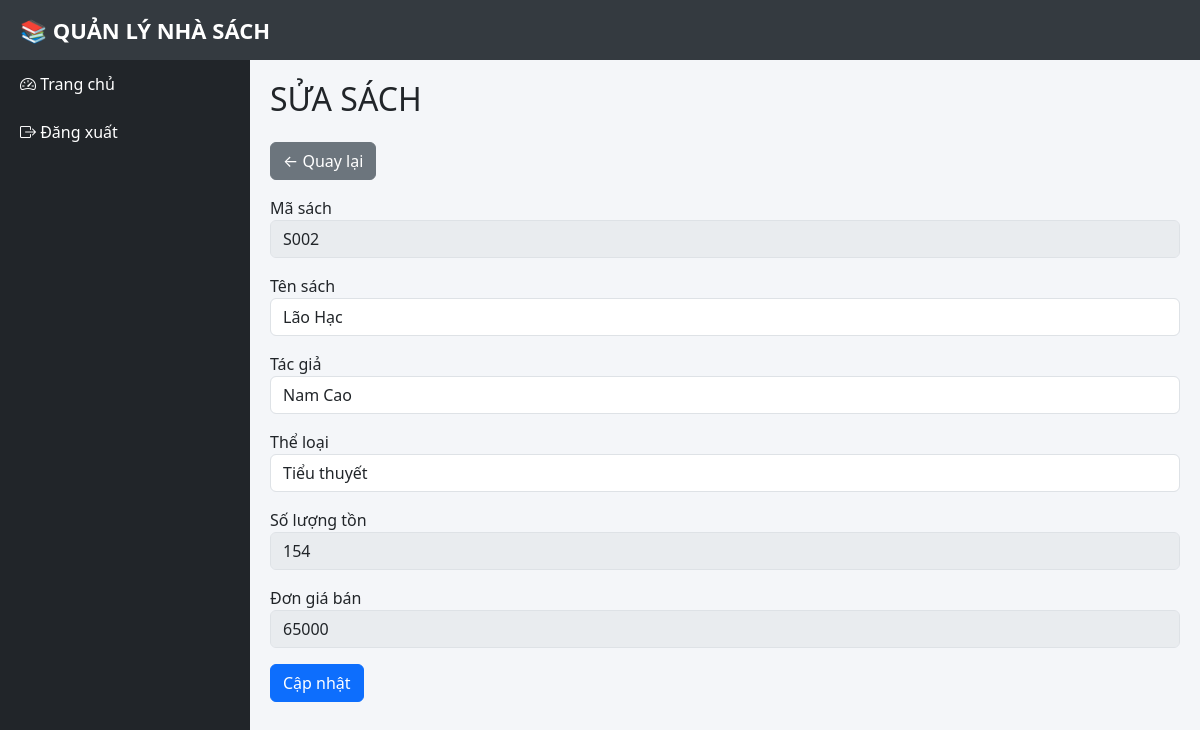
Screenshot of /sach/sua.php?id=S002 with the database file from the repository.
### tables this page shows
CREATE TABLE `sach` (
  `MaSach` varchar(20) NOT NULL,
  `TenSach` varchar(255) DEFAULT NULL,
  `MaTheLoai` varchar(20) DEFAULT NULL,
  `MaTacGia` varchar(20) DEFAULT NULL,
  `SoLuong` int(11) DEFAULT NULL,
  `DonGiaBan` int(11) DEFAULT NULL
);

CREATE TABLE `tacgia` (
  `MaTacGia` varchar(20) NOT NULL,
  `TenTacGia` varchar(100) DEFAULT NULL,
  `NamSinh` datetime DEFAULT NULL
);

CREATE TABLE `theloai` (
  `MaTheLoai` varchar(20) NOT NULL,
  `TenTheLoai` varchar(100) DEFAULT NULL
);

### sach/sua.php (the view, shortened to what this page needs)
<?php
include("../layout/header.php");
include("../layout/sidebar.php");
$id = $_GET['id'];
$sach = mysqli_query($conn,"
SELECT *
FROM SACH
WHERE MaSach='$id'
");
$row = mysqli_fetch_assoc($sach);
$tacgia = mysqli_query($conn,"
SELECT *
FROM TACGIA
ORDER BY TenTacGia
");
$theloai = mysqli_query($conn,"
SELECT *
FROM THELOAI
ORDER BY TenTheLoai
");
?>
<div class="content">
<h2 class="mb-4">
    SỬA SÁCH
</h2>
<a href="index.php" class="btn btn-secondary mb-3">
    ← Quay lại
</a>
<form method="POST">
<label>Mã sách</label>
<input
type="text"
class="form-control mb-3"
value="<?= $row['MaSach'] ?>"
disabled>
<label>Tên sách</label>
<input
type="text"
name="tensach"
class="form-control mb-3"
value="<?= $row['TenSach'] ?>"
required>
<label>Tác giả</label>
<select
name="matacgia"
class="form-control mb-3"
required>
<?php while($tg = mysqli_fetch_assoc($tacgia)){ ?>
<option
value="<?= $tg['MaTacGia'] ?>"
<?= $tg['MaTacGia'] == $row['MaTacGia'] ? 'selected' : '' ?>>
<?= $tg['TenTacGia'] ?>
</option>
<?php } ?>
</select>
<label>Thể loại</label>
<select
name="matheloai"
class="form-control mb-3"
required>
<?php while($tl = mysqli_fetch_assoc($theloai)){ ?>
<option
value="<?= $tl['MaTheLoai'] ?>"
<?= $tl['MaTheLoai'] == $row['MaTheLoai'] ? 'selected' : '' ?>>
<?= $tl['TenTheLoai'] ?>
</option>
<?php } ?>
</select>
<label>Số lượng tồn</label>
<input
type="number"
class="form-control mb-3"
value="<?= $row['SoLuong'] ?>"
disabled>
<label>Đơn giá bán</label>
<input
type="number"
class="form-control mb-3"
value="<?= $row['DonGiaBan'] ?>"
disabled>
<button
class="btn btn-primary"
name="sua">
Cập nhật
</button>
</form>
</div>
<?php
include("../layout/footer.php");
?>

### layout/header.php (style rules this page uses)
body { margin:0; background:#f4f6f9; }
.content { margin-left:250px; margin-top:60px; padding:20px; }

### rows the page displays
sach: MaSach "S002", tensach "Lão Hạc", matacgia "Nam Cao", matheloai "Tiểu thuyết", SoLuong "154", DonGiaBan "65000"
